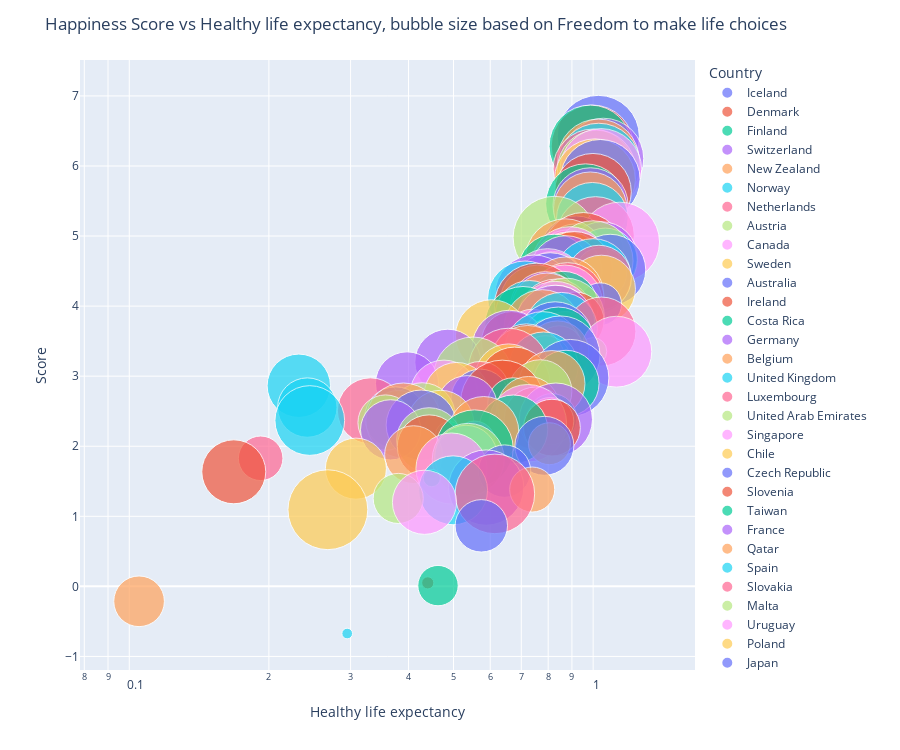

Source (notebook cell):
### Markdown cell above
#### Observations:

### Code cell
scatter_show(df=complete_data_2019, column="Healthy life expectancy", size="Freedom to make life choices")
